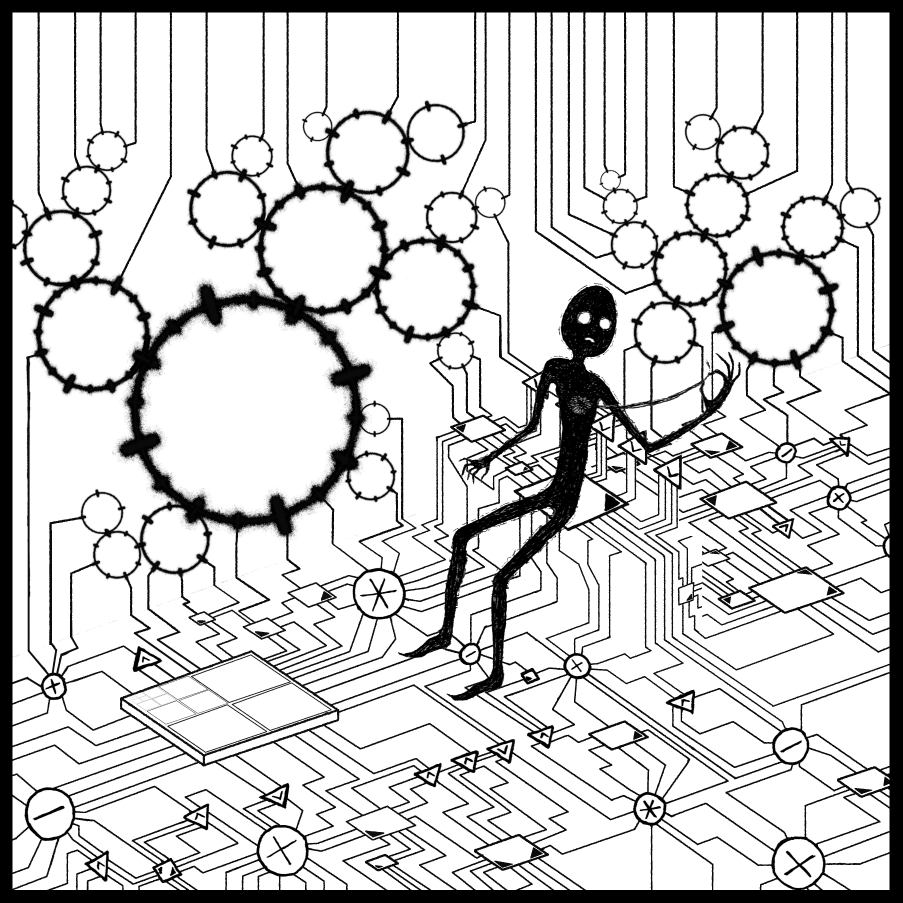
#> input picture img/cleanup2.png, 3610 x 3610 px (shown at 1/4 size)
$ python -i layer.py   (imports and definitions only)
#> lines starting #> are read from the running program, lines starting #| are printed output that depends on the picture
#> further down, picture is the input picture: shape (3610, 3610, 3); min 0, max 255, mean 206.3
import cv2 as cv
import numpy as np
import utils as ut
import time
import os
from os.path import isfile, join
# from oscillator import Oscillator

class Layer:
    def __init__(self,size=[500,500],image=None,im_file=None,name="layer"):
        pass
        if image is None:
            self.im = np.zeros((size[0],size[1],4))
        else:
            self.im = image
        self.im_file = im_file
        self.name = name
        self.origin = [0,0]
        self.translation = [200,200]
        self.dt = [0,0]
        self.rotation = 0
        self.dr = 0
        self.scale = 1.0
        self.ds = 0
        self.add_padding = False
        self.padding_scale = 1.05
        self.fps = 30

    # [33 lines left out: functions __str__, step, not called in this run]

        # if self.oscillator is not None:
        #     self.oscillator.step()

    def scale_layer(self,scale):
        self.scale = self.scale * scale
        self.translation = [self.translation[0]*scale,self.translation[1]*scale]

    def load_image(self,im_file):
        self.im = cv.imread(im_file,cv.IMREAD_UNCHANGED)
        self.im_file = im_file

    def set_rotation_hz(self, hz):
        self.dr = hz * (360 / self.fps)

    def center(self,image):
        (h, w) = image.shape[:2]
        self.translation = [w//2,h//2]

    def draw_on(self,image):
        if image.shape[2] == 3:
            print("Layer added alpha channel to draw image.")
            image = cv.cvtColor(image, cv.COLOR_RGB2RGBA)
            image[:, :, 3] = 255

        if self.im.shape[2] == 3:
            print("Layer added alpha channel to layer image.")
            self.im = cv.cvtColor(self.im, cv.COLOR_RGB2RGBA)
            self.im[:, :, 3] = 255

        # if self.oscillator is not None:
        #     # self.oscillator.step()
        #     self.im = self.oscillator.draw(height=100,width=600,mode=1,dt=2,transparent=True)

        debug = False
        if debug: print("Drawing...")
        current_layer = self.im.copy()
        if debug: print("Original H,W: ",current_layer.shape[:2])

        # Pad Border
        if self.add_padding:
            top = int((self.padding_scale  * self.scale * 0.5 * self.im.shape[0]))  # shape[0] = rows
            bottom = top
            left = int((self.padding_scale * self.scale * 0.5 * self.im.shape[1]))  # shape[1] = cols
            right = left
            borderType = cv.BORDER_CONSTANT
            value = [0,0,0,0]
            current_layer = cv.copyMakeBorder(current_layer, top, bottom, left, right, borderType, None, value)
            if debug: print("Padded H,W: ",current_layer.shape[:2])

        #Get layer image properties
        (h, w) = current_layer.shape[:2]
        if debug: print("H,W: ",current_layer.shape[:2])
        (cX, cY) = (w // 2, h // 2)
        if debug: print("cx, cy: ",cX, cY)


        #Apply Rotation/Scale transform on layer image
        if self.rotation != 0 or self.scale != 1:
            rot_mat = cv.getRotationMatrix2D((cX, cY), -self.rotation, self.scale)
            current_layer = cv.warpAffine(current_layer, rot_mat, current_layer.shape[1::-1], flags=cv.INTER_LINEAR)

        #Draw Center
        draw_center = [self.origin[0]+self.translation[0], self.origin[1]+self.translation[1]]

        # Handle X border conditions
        x1 = draw_center[0]-cX # X Left Border
        if x1 < 0:
            self.check("x1 < 0")
            off = 0 - x1
            current_layer = current_layer[:,off:,:]
            x1 = x1 + off
        x2 = draw_center[0]+cX # X Right Border
        if w % 2 != 0: x2 = x2 + 1; self.check("w %2 != 0")
        if x2 > image.shape[1]:
            self.check("x2 > shape 1")
            off = image.shape[1] - x2
            current_layer = current_layer[:,:off,:]
            x2 = x2 + off

        # Handle Y border conditions
        y1 = draw_center[1]-cY # Y Top Border
        if y1 < 0:
            self.check("y1 < 0")
            off = 0 - y1
            current_layer = current_layer[off:,:,:]
            y1 = y1 + off
        y2 = draw_center[1]+cY # Y Bottom Border
        if h % 2 != 0: y2 = y2 + 1; self.check("h %2 != 0")
        if y2 > image.shape[0]:
            self.check("y2 > shape 1")
            off = image.shape[0] - y2
            current_layer = current_layer[:off,:,:]
            y2 = y2 + off

        if debug: print("x1:",x1,"  x2:",x2,"  y1:",y1,"  y2:",y2)
        if debug: print("x:",x2-x1,"  y:",y2-y1)

        # Place layer onto image
        image_crop = image[y1:y2, x1:x2,:]
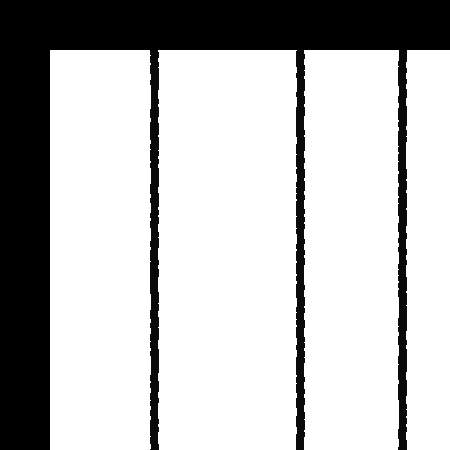
#> image_crop: shape (450, 450, 4); mean R, G, B, A 189.5, 189.5, 189.5, 255
        # normalize alpha channels from 0-255 to 0-1
        alpha_bg = image_crop[:,:,3] / 255.0
#> alpha_bg: shape (450, 450) float64; every value is 1
        alpha_fg = current_layer[:,:,3] / 255.0

        if debug: print("\ncurrent_layer", current_layer.shape)
        if debug: print("image_crop", image_crop.shape)
        # set adjusted colors
        for color in range(0, 3):
            image_crop[:,:,color] = alpha_fg * current_layer[:,:,color] + \
                alpha_bg * image_crop[:,:,color] * (1 - alpha_fg)

        # set adjusted alpha and denormalize back to 0-255
        image_crop[:,:,3] = (1 - (1 - alpha_fg) * (1 - alpha_bg)) * 255

        image[y1:y2,x1:x2,:] = image_crop

        return image

    def apply(self,image):
        self.draw_on(image)

    def check(self,lbl=None):
        show_checks = False
        if show_checks:
            if lbl is None: print(" > > > Check.")
            else: print(" > > > Check. - {}".format(lbl))

>>> import cv2
>>> picture = cv2.cvtColor(cv2.imread('img/cleanup2.png'), cv2.COLOR_BGR2RGB)
>>> result = Layer().draw_on(picture)
